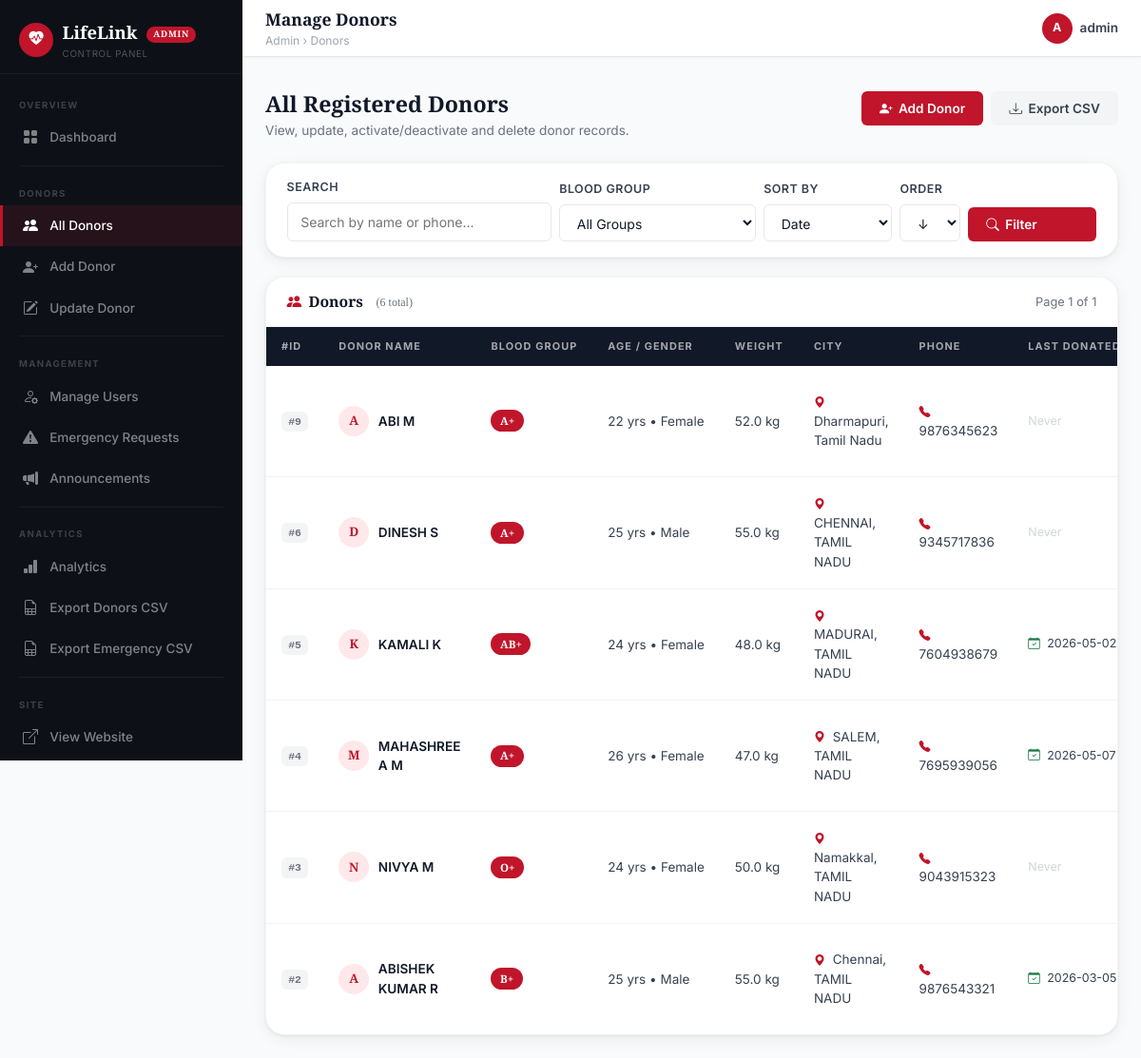
The app's page /admin/donors (signed in) with its own data.
### tables this page shows
CREATE TABLE donors (
            id            INTEGER PRIMARY KEY AUTOINCREMENT,
            user_id       INTEGER,
            full_name     TEXT    NOT NULL,
            blood_group   TEXT    NOT NULL,
            age           INTEGER NOT NULL,
            gender        TEXT    NOT NULL,
            weight        REAL    NOT NULL,
            phone         TEXT    NOT NULL UNIQUE,
            email         TEXT    UNIQUE,
            city          TEXT    NOT NULL,
            state         TEXT,
            is_available  INTEGER DEFAULT 1,
            last_donated  TEXT,
            created_at    TEXT    DEFAULT (datetime('now')),
            FOREIGN KEY (user_id) REFERENCES users(id)
        );

### app.py (the view)
@app.route('/admin/donors')
@admin_required
def admin_donors():
    page        = request.args.get('page', 1, type=int)
    per_page    = 10
    search      = request.args.get('search','').strip()
    blood_group = request.args.get('blood_group','').strip()
    sort_by     = request.args.get('sort','created_at')
    order       = request.args.get('order','desc')
    all_donors = get_all_donors(
        search=search if search else None,
        blood_group=blood_group if blood_group else None)
    sort_map = {
        'name':'full_name','blood_group':'blood_group',
        'city':'city','age':'age','created_at':'created_at'
    }
    sort_key = sort_map.get(sort_by,'created_at')
    try:
        all_donors = sorted(all_donors,
            key=lambda x: x[sort_key] or '', reverse=(order=='desc'))
    except Exception:
        pass
    total       = len(all_donors)
    total_pages = max(1,(total+per_page-1)//per_page)
    page        = max(1, min(page, total_pages))
    start       = (page-1)*per_page
    paginated   = all_donors[start:start+per_page]
    return render_template('admin/manage_donors.html',
        donors=paginated,
        blood_groups=BLOOD_GROUPS,
        total=total, page=page,
        per_page=per_page,
        total_pages=total_pages,
        search=search,
        selected_blood_group=blood_group,
        sort_by=sort_by, order=order)

### app.py (called while the page is built)
def admin_required(f):
    @wraps(f)
    def decorated(*args, **kwargs):
        if 'user_id' not in session:
            flash("Admin login required.", "danger")
            return redirect(url_for('admin_login'))
        if session.get('role') != 'admin':
            flash("⚠️ Access Denied! This page is for Admins only.", "danger")
            return redirect(url_for('home'))
        return f(*args, **kwargs)
    return decorated

### database.py (called while the page is built)
def get_db_connection():
    conn = sqlite3.connect(Config.DATABASE)
    conn.row_factory = sqlite3.Row
    return conn

def get_all_donors(search=None, blood_group=None, city=None):
    conn = get_db_connection()
    c = conn.cursor()
    q = "SELECT * FROM donors WHERE 1=1"
    p = []
    if search:
        q += " AND (full_name LIKE ? OR phone LIKE ?)"
        p += [f'%{search}%', f'%{search}%']
    if blood_group:
        q += " AND blood_group=?"
        p.append(blood_group)
    if city:
        q += " AND city LIKE ?"
        p.append(f'%{city}%')
    q += " ORDER BY created_at DESC"
    c.execute(q, p)
    donors = c.fetchall()
    conn.close()
    return donors

### templates/admin/manage_donors.html (shortened to what this page needs)
{% extends "admin/base_admin.html" %}
{% block page_title %}Manage Donors{% endblock %}
{% block breadcrumb %}Donors{% endblock %}
{% block content %}
<div class="a-page-header">
  <div>
    <h2>All Registered Donors</h2>
    <p>View, update, activate/deactivate and delete donor records.</p>
  </div>
  <div class="d-flex gap-2 flex-wrap">
    <a href="{{ url_for('register') }}" class="btn-admin-primary">
      <i class="bi bi-person-plus-fill"></i> Add Donor
    </a>
    <a href="{{ url_for('admin_export_donors') }}" class="btn-admin-secondary">
      <i class="bi bi-download"></i> Export CSV
    </a>
  </div>
</div>
<div class="a-search-bar">
  <form method="GET" action="{{ url_for('admin_donors') }}">
    <div class="row g-2 align-items-end">
      <div class="col-md-4">
        <label class="a-form-label">Search</label>
        <input type="text" name="search" class="a-form-control"
          placeholder="Search by name or phone..."
          value="{{ search }}">
      </div>
      <div class="col-md-3">
        <label class="a-form-label">Blood Group</label>
        <select name="blood_group" class="a-form-control">
          <option value="">All Groups</option>
        </select>
      </div>
      <div class="col-md-2">
        <label class="a-form-label">Sort By</label>
        <select name="sort" class="a-form-control">
          <option value="created_at" {{ 'selected' if sort_by == 'created_at' }}>Date</option>
        </select>
      </div>
      <div class="col-md-1">
        <label class="a-form-label">Order</label>
        <select name="order" class="a-form-control">
          <option value="desc" {{ 'selected' if order == 'desc' }}>↓ Desc</option>
        </select>
      </div>
      <div class="col-md-2 d-flex gap-2">
        <button type="submit" class="btn-admin-primary w-100">
          <i class="bi bi-search"></i> Filter
        </button>
      </div>
    </div>
  </form>
</div>
<div class="a-card">
  <div class="a-card-header">
    <h5>
      <i class="bi bi-people-fill"></i>
      Donors
      <span style="font-size:0.75rem; font-weight:400; color:var(--gray-500); margin-left:0.4rem;">
        ({{ total }} total{% if search or selected_blood_group %}, filtered{% endif %})
      </span>
    </h5>
    <div style="font-size:0.8rem; color:var(--gray-500);">
      Page {{ page }} of {{ total_pages }}
    </div>
  </div>
  {% if donors %}
  <div style="overflow-x:auto;">
    <table class="a-table">
      <thead>
        <tr>
          <th>#ID</th>
          <th>Donor Name</th>
          <th>Blood Group</th>
          <th>Age / Gender</th>
          <th>Weight</th>
          <th>City</th>
          <th>Phone</th>
          <th>Last Donated</th>
        </tr>
      </thead>
      <tbody>
        {% for d in donors %}
        <tr>
          <td><span class="b-id">#{{ d.id }}</span></td>
          <td>
            <div class="d-name-cell">
              <div class="d-avatar">{{ d.full_name[0]|upper }}</div>
              <span class="d-name">{{ d.full_name }}</span>
            </div>
          </td>
          <td><span class="b-blood">{{ d.blood_group }}</span></td>
          <td style="white-space:nowrap;">
            {{ d.age }} yrs • {{ d.gender }}
          </td>
          <td>{{ d.weight }} kg</td>
          <td>
            <i class="bi bi-geo-alt-fill me-1" style="color:var(--red); font-size:0.75rem;"></i>
            {{ d.city }}{% if d.state %}, {{ d.state }}{% endif %}
          </td>
          <td>
            <i class="bi bi-telephone-fill me-1" style="color:var(--red); font-size:0.75rem;"></i>
            {{ d.phone }}
          </td>
          <td style="font-size:0.78rem;">
            {% if d.last_donated %}
              <i class="bi bi-calendar-check me-1" style="color:var(--green);"></i>
              {{ d.last_donated }}
            {% else %}
              <span style="color:var(--gray-300);">Never</span>
            {% endif %}
          </td>
        </tr>
        {% endfor %}
      </tbody>
    </table>
  </div>
  {% endif %}
</div>
{% endblock %}

### templates/admin/base_admin.html (style rules this page uses)
:root { --red: #C0152A; --red-mid: #E63946; --red-light: #FFE8EA; --gold: #F5A623; --green: #1A7A4A; --sidebar-w: 255px; --topbar-h: 60px; --white: #FFFFFF; --gray-50: #F9FAFB; --gray-100: #F3F4F6; --gray-200: #E5E7EB; --gray-300: #D1D5DB; --gray-400: #9CA3AF; --gray-500: #6B7280; --gray-700: #374151; --gray-900: #111827; --sidebar-bg: #0D1117; --font-d: 'Playfair Display', Georgia, serif; --font-b: 'Inter', system-ui, sans-serif; --r-sm: 0.375rem; --r-md: 0.75rem; --r-lg: 1.25rem; --r-pill: 50rem; --shadow: 0 1px 3px rgba(0,0,0,0.06), 0 4px 16px rgba(0,0,0,0.06); --t: 0.2s ease; }
*, *::before, *::after { box-sizing: border-box; margin: 0; padding: 0; }
html { font-size: 16px; }
body { font-family: var(--font-b); background: var(--gray-50); color: var(--gray-900); -webkit-font-smoothing: antialiased; }
a { text-decoration: none; color: inherit; }
.a-page-header { margin-bottom: 1.5rem; display: flex; align-items: flex-start; justify-content: space-between; flex-wrap: wrap; gap: 0.75rem; }
.a-page-header h2 { font-family: var(--font-d); font-weight: 700; font-size: 1.45rem; color: var(--gray-900); margin-bottom: 0.2rem; }
.a-page-header p { font-size: 0.85rem; color: var(--gray-500); margin: 0; }
.a-card { background: var(--white); border-radius: var(--r-lg); box-shadow: var(--shadow); border: 1px solid var(--gray-100); overflow: hidden; }
.a-card-header { padding: 1rem 1.35rem; border-bottom: 1px solid var(--gray-100); display: flex; align-items: center; justify-content: space-between; gap: 1rem; flex-wrap: wrap; }
.a-card-header h5 { font-family: var(--font-d); font-weight: 700; font-size: 0.98rem; color: var(--gray-900); margin: 0; display: flex; align-items: center; gap: 0.45rem; }
.a-card-header h5 i { color: var(--red); }
.a-table { width: 100%; border-collapse: collapse; }
.a-table thead { background: var(--gray-900); }
.a-table thead th { padding: 0.75rem 1rem; font-size: 0.68rem; font-weight: 700; letter-spacing: 0.1em; text-transform: uppercase; color: rgba(255,255,255,0.62); white-space: nowrap; border: none; }
.a-table tbody tr { border-bottom: 1px solid var(--gray-100); transition: background var(--t); }
.a-table tbody tr:last-child { border-bottom: none; }
.a-table tbody td { padding: 0.8rem 1rem; font-size: 0.845rem; color: var(--gray-700); vertical-align: middle; }
.b-blood { display: inline-block; background: var(--red); color: #fff; font-family: var(--font-d); font-weight: 700; font-size: 0.72rem; border-radius: var(--r-pill); padding: 0.18rem 0.6rem; }
.b-id { background: var(--gray-100); color: var(--gray-500); font-size: 0.72rem; font-weight: 700; border-radius: var(--r-sm); padding: 0.12rem 0.45rem; font-family: monospace; display: inline-block; }
.btn-admin-primary { background: var(--red); color: #fff; border: none; border-radius: var(--r-sm); padding: 0.5rem 1.2rem; font-weight: 600; font-size: 0.85rem; display: inline-flex; align-items: center; gap: 0.4rem; transition: background var(--t), transform var(--t); text-decoration: none; cursor: pointer; font-family: var(--font-b); }
.btn-admin-secondary { background: var(--gray-100); color: var(--gray-700); border: none; border-radius: var(--r-sm); padding: 0.5rem 1.2rem; font-weight: 600; font-size: 0.85rem; display: inline-flex; align-items: center; gap: 0.4rem; transition: background var(--t); text-decoration: none; cursor: pointer; font-family: var(--font-b); }
.d-name-cell { display: flex; align-items: center; gap: 0.6rem; }
.d-avatar { width: 32px; height: 32px; border-radius: 50%; background: var(--red-light); color: var(--red); display: flex; align-items: center; justify-content: center; font-family: var(--font-d); font-weight: 700; font-size: 0.82rem; flex-shrink: 0; }
.d-name { font-weight: 600; color: var(--gray-900); font-size: 0.85rem; }
.a-form-label { font-weight: 600; font-size: 0.78rem; color: var(--gray-700); margin-bottom: 0.35rem; display: block; text-transform: uppercase; letter-spacing: 0.04em; }
.a-form-control { border: 1.5px solid var(--gray-200); border-radius: var(--r-sm); padding: 0.58rem 0.85rem; font-size: 0.875rem; color: var(--gray-900); width: 100%; transition: border-color var(--t), box-shadow var(--t); font-family: var(--font-b); background: var(--white); }
.a-search-bar { background: var(--white); border-radius: var(--r-lg); box-shadow: var(--shadow); padding: 1rem 1.35rem; margin-bottom: 1.25rem; border: 1px solid var(--gray-100); }

### records on screen
donors: id "9", full_name "A", full_name "ABI M", blood_group "A+", age "22", gender "Female", weight "52.0", city "Dharmapuri", state "Tamil Nadu", phone "9876345623", shows "Never"
donors: id "6", full_name "D", full_name "DINESH S", blood_group "A+", age "25", gender "Male", weight "55.0", city "CHENNAI", state "TAMIL NADU", phone "9345717836", shows "Never"
donors: id "5", full_name "K", full_name "KAMALI K", blood_group "AB+", age "24", gender "Female", weight "48.0", city "MADURAI", state "TAMIL NADU", phone "7604938679", last_donated "2026-05-02"
donors: id "4", full_name "M", full_name "MAHASHREE A M", blood_group "A+", age "26", gender "Female", weight "47.0", city "SALEM", state "TAMIL NADU", phone "7695939056", last_donated "2026-05-07"
donors: id "3", full_name "N", full_name "NIVYA M", blood_group "O+", age "24", gender "Female", weight "50.0", city "Namakkal", state "TAMIL NADU", phone "9043915323", shows "Never"
donors: id "2", full_name "A", full_name "ABISHEK KUMAR R", blood_group "B+", age "25", gender "Male", weight "55.0", city "Chennai", state "TAMIL NADU", phone "9876543321", last_donated "2026-03-05"

### other values on screen
{{ session.username[0]|upper }} "A"
{{ session.username }} "admin"
{{ total }} "6"
{{ page }} "1"
{{ total_pages }} "1"
